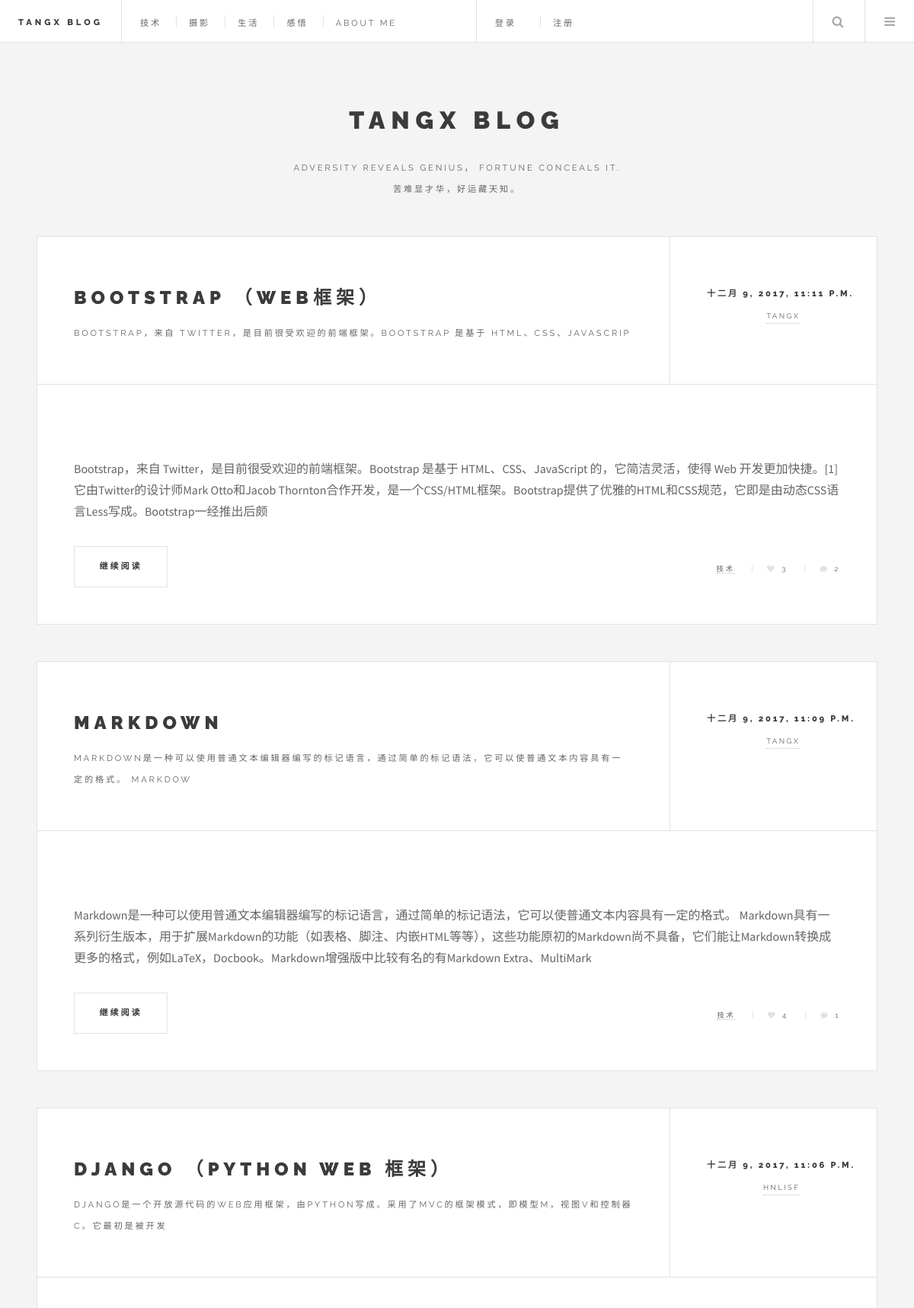
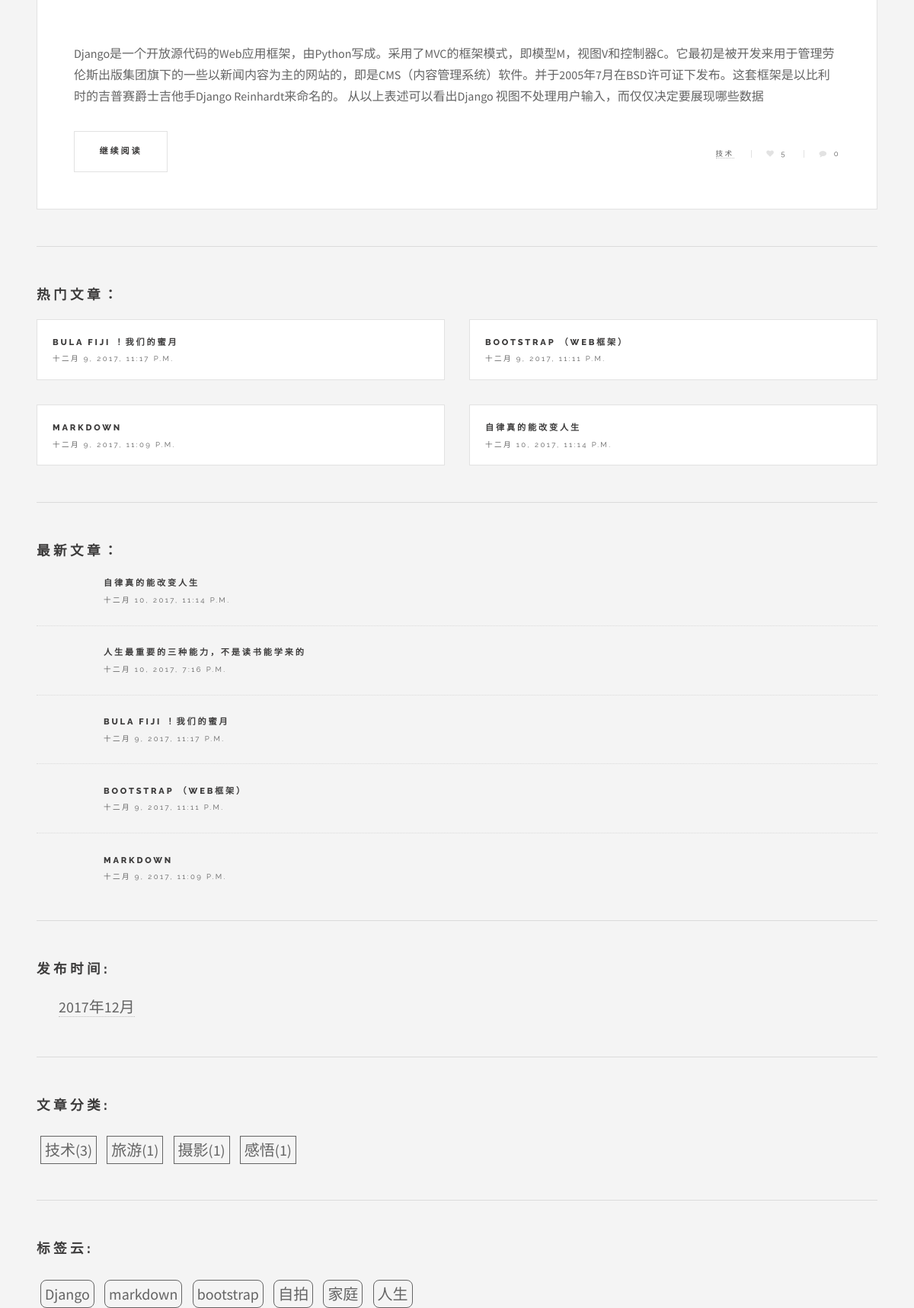
Page /category/1/ (upper part) on the committed database (2 pictures, top to bottom).
### blog/models.py (models this page shows, shortened)
class Post(models.Model):
    title = models.CharField(max_length=100)
    body = models.TextField()
    created_time = models.DateTimeField(auto_now_add=True)
    modified_time = models.DateTimeField(auto_now=True)
    excerpt = models.CharField(max_length=200,blank=True)
    category = models.ForeignKey('Category')
    tags = models.ManyToManyField('Tag')
    author = models.ForeignKey(User)
    views = models.PositiveIntegerField(default=0)
    img = models.ImageField(upload_to='avatar/post/%Y/%m/%d/',default='post.jpg')
    class Meta:
        ordering=['-created_time']
    def get_absolute_url(self):
        return reverse('blog:detail',kwargs={'pk':self.pk})

class Category(models.Model):
    name = models.CharField(max_length=30)
    def __str__(self):
        return self.name

class Tag(models.Model):
    name = models.CharField(max_length=30)

### users/models.py (models this page shows)
class User(AbstractUser):
    nickname = models.CharField(max_length=64,unique=True,db_index=True,verbose_name='昵称')
    signature = models.CharField(max_length=128,default='这家伙很懒什么都没有留下',verbose_name='个性签名')
    headshot = models.ImageField(upload_to='avatar/headshot/%Y/%m/%d/', default='default.jpg',verbose_name='头像')
    class Meta(AbstractUser.Meta):
        pass
    def __str__(self):
        return self.username

### blog/views.py (the view)
# urls.py: url('^category/(?P<pk>\d+)/$',CategoryView.as_view(),name='category'),
class CategoryView (IndexView):
    def get_queryset(self):
        cate = get_object_or_404(Category, pk=self.kwargs.get('pk'))
        return super().get_queryset().filter(category=cate)

### blog/templatetags/blog_tags.py (called while the page is built)
@register.simple_tag
def get_recent_post(num=5):
    return Post.objects.all().order_by('-created_time')[:num]

@register.simple_tag
def get_hot_post(num=4):
    return Post.objects.annotate(num_comments=Count('comment')).order_by('-num_comments')[:num]

@register.simple_tag
def archives():
    return Post.objects.dates('created_time','month',order='DESC')

@register.simple_tag
def get_category():
    return Category.objects.annotate(num_post=Count('post')).filter(num_post__gt=0)

@register.simple_tag
def get_tags():
    return Tag.objects.annotate(num_post=Count('post')).filter(num_post__gt=0)

### templates/blog/index.html (shortened to what this page needs)
{% extends 'blog/base.html' %}
{% block main %}
                        {% for post in post_list %}
                            <article class="post">
								<header>
									<div class="title">
										<h2><a href="{{ post.get_absolute_url }}">{{ post.title }}</a></h2>
										<p>{{ post.excerpt }}</p>
									</div>
									<div class="meta">
										<time class="published" datetime="2015-10-22">{{ post.created_time }}</time>
										<a href="#" class="author"><span class="name">{{ post.author }}</span><img src="{{ post.author.headshot.url }}" alt="" /></a>
									</div>
								</header>
								<p>{{ post.body | truncatechars:210 }}</p>
								<footer>
									<ul class="actions">
										<li><a href="{{ post.get_absolute_url }}" class="button big">继续阅读</a></li>
									</ul>
									<ul class="stats">
										<li><a href="{% url 'blog:category' post.category.pk %}">{{ post.category }}</a></li>
										<li><a href="{{ post.get_absolute_url }}" class="icon fa-heart">{{ post.views }}</a></li>
										<li><a href="{{ post.get_absolute_url }}" class="icon fa-comment">{{ post.comment_set.all.count }}</a></li>
									</ul>
								</footer>
							</article>
                        {% empty %}
                            暂无文章收录
                        {% endfor %}
{% endblock %}

### templates/blog/base.html (shortened to what this page needs)
{% load static %}
{% load blog_tags %}
<!DOCTYPE HTML>
<html>
	<head>
		<link rel="stylesheet" href="{% static 'assets/css/main.css'%}" />
        <link rel="stylesheet" href="{% static 'assets/highlights/github.css' %}">
	</head>
	<body>
			<div id="wrapper">
					<header id="header">
						<h1><a href="{% url 'blog:index' %}">Tangx Blog</a></h1>
						<nav class="links">
							<ul>
								<li><a href="{% url 'blog:category' 1 %}">技术</a></li>
								<li><a href="{% url 'photo:show' %}">摄影</a></li>
								<li><a href="#">生活</a></li>
								<li><a href="{% url 'blog:category' 5 %}">感悟</a></li>
								<li><a href="#">About Me</a></li>
							</ul>
						</nav>
                        <nav class="links usernav">
                           <ul>
                               {% if user.is_authenticated  %}
                                <li class="cl-effect-11"><a href="#"><img src="{{ user.headshot.url }} " height="30" width="30"/></a></li>
                                <li class="cl-effect-11"><a href="#" data-hover="{{ user.username }}">{{ user.username }}</a></li>
                                <li class="cl-effect-11"><a href="{% url 'logout' %}?next={{ request.path }}" data-hover="注销">注销</a></li>
                                <li class="cl-effect-11"><a href="{% url 'password_change' %}?next={{ request.path }}" data-hover="修改密码">修改密码</a></li>
                                 <li class="cl-effect-11"><a href="{% url 'blog:pubpost' user.pk %}" data-hover="发布">发布</a></li>
                            {% else %}
                                <li class="cl-effect-11" id="mylogin" style="width: 40px" >
                                    <a id='mylogina'style="width:36px;cursor: pointer;display: inline-block" >登录</a>
                                </li>
                                <li class="cl-effect-11"><a href="{% url 'users:register' %}?next={{ request.path }}" data-hover="注册">注册</a></li>
                            {% endif %}
                           </ul>
						</nav>
						<nav class="main">
							<ul>
								<li class="search">
									<a class="fa-search" href="#search">Search</a>
								</li>
								<li class="menu">
									<a class="fa-bars" href="#menu">Menu</a>
								</li>
							</ul>
						</nav>
					</header>
					<div id="main">
                        {% block main %}
                        {% endblock %}
					</div>
					<section id="sidebar">
							<section id="intro">
								<header>
									<h2>TANGX BLOG</h2>
									<p>Adversity reveals genius， fortune conceals it.<br>苦难显才华，好运藏天知。</p>
								</header>
							</section>
							<section>
                                <h2>热门文章：</h2>
								<div class="mini-posts">
										{% get_hot_post as hot_post_list%}
                                        {% for hot_post in hot_post_list %}
                                            <article class="mini-post">
											<header>
												<h3><a href="{{ hot_post.get_absolute_url }}">{{ hot_post.title }}</a></h3>
												<time class="published" datetime="{{ hot_post.created_time }}">{{ hot_post.created_time }}</time>
											</header>
										    </article>
                                        {% empty %}
                                            暂无blog文章发表
                                        {% endfor %}
								</div>
							</section>
							<section>
                                <h2>最新文章：</h2>
								<ul class="posts">
                                    {% get_recent_post as recent_post_list%}
                                        {% for recent_post in recent_post_list %}
                                           <li>
                                                <article>
                                                    <header>
                                                        <h3><a href="{{ recent_post.get_absolute_url }}">{{ recent_post.title }}</a></h3>
                                                        <time class="published" datetime="{{ recent_post.created_time }}">{{ recent_post.created_time }}</time>
                                                    </header>
                                                </article>
                                           </li>
                                        {% empty %}
                                            暂无blog文章发表
                                        {% endfor %}
								</ul>
							</section>
                           <section>
                               {% archives as date_list %}
                                <h2>发布时间:</h2>
                               <ul class="mysection ">
                                   {% for date in date_list %}
                                       <li><a href="{% url 'blog:archives' date.year date.month %}" style="font-size: 20px">{{ date.year }}年{{ date.month }}月</a></li>
                                   {% empty %}
                                       暂无时间分类
                                   {% endfor %}
                               </ul>
                           </section>
                           <section class="mysection mytag">
                               {% get_category as cate_list %}
                               <h2>文章分类:</h2>
                                <div>
                                   {% for cate in cate_list %}
                                      <li>
                                          <a href="{% url 'blog:category' cate.pk %}" >{{ cate.name }}<span>({{ cate.num_post }})</span></a>
                                      </li>
                                   {% empty %}
                                       暂无时间分类
                                   {% endfor %}
                                </div>
                           </section>
                           <section class="mysection mytag">
                               {% get_tags as tags_list %}
                               <h2>标签云:</h2>
                                <div>
                                   {% for tag in tags_list %}
                                      <li >
                                          <a href="{% url 'blog:tags' tag.pk %}" style="border-radius: 8px">{{ tag.name }}</a>
                                      </li>
                                   {% empty %}
                                       暂无时间分类
                                   {% endfor %}
                                </div>
                           </section>
					</section>
			</div>
	</body>
</html>

### templates/blog/base.html (style rules this page uses)
.mysection li { list-style: none }
.mysection a { margin: 5px;font-size: 20px; }
.mytag a { border: 1px solid;padding: 5px; }
.mytag li { display: inline-block;margin-top: 10px }
#mylogin { width: 30px;height: 56px }

### rows in the picture
Post: title "BOOTSTRAP （WEB框架）", excerpt "BOOTSTRAP，来自 TWITTER，是目前很受欢迎的前端框架。BOOTSTRAP 是基于 HTML、CSS、JAVASCRIP", created_time "十二月 9, 2017, 11:11 P.M.", author "TANGX", body "Bootstrap，来自 Twitter，是目前很受欢迎的前端框架。Bootstrap 是基于 HTML、CSS、JavaScript 的，它简洁灵活，使得 Web 开发更加快捷。[1] 它由Twitter的设计师Mark Otto和Jacob Thornton合作开发，是一个CSS/HTML框架。Bootstrap提供了优雅的HTML和CSS规范，它即是由动态CSS语言Less写成。Bootstrap一经推出后颇", category "技术", views "3", comment_set.all.count "2"
Post: title "MARKDOWN", excerpt "MARKDOWN是一种可以使用普通文本编辑器编写的标记语言，通过简单的标记语法，它可以使普通文本内容具有一定的格式。 MARKDOW", created_time "十二月 9, 2017, 11:09 P.M.", author "TANGX", body "Markdown是一种可以使用普通文本编辑器编写的标记语言，通过简单的标记语法，它可以使普通文本内容具有一定的格式。 Markdown具有一系列衍生版本，用于扩展Markdown的功能（如表格、脚注、内嵌HTML等等），这些功能原初的Markdown尚不具备，它们能让Markdown转换成更多的格式，例如LaTeX，Docbook。Markdown增强版中比较有名的有Markdown Extra、MultiMark", category "技术", views "4", comment_set.all.count "1"
Post: title "DJANGO （PYTHON WEB 框架）", excerpt "DJANGO是一个开放源代码的WEB应用框架，由PYTHON写成。采用了MVC的框架模式，即模型M，视图V和控制器C。它最初是被开发", created_time "十二月 9, 2017, 11:06 P.M.", author "HNLISF", body "Django是一个开放源代码的Web应用框架，由Python写成。采用了MVC的框架模式，即模型M，视图V和控制器C。它最初是被开发来用于管理劳伦斯出版集团旗下的一些以新闻内容为主的网站的，即是CMS（内容管理系统）软件。并于2005年7月在BSD许可证下发布。这套框架是以比利时的吉普赛爵士吉他手Django Reinhardt来命名的。 从以上表述可以看出Django 视图不处理用户输入，而仅仅决定要展现哪些数据", category "技术", views "5", comment_set.all.count "0"
Post: title "BULA FIJI ！我们的蜜月", created_time "十二月 9, 2017, 11:17 P.M."
Post: title "自律真的能改变人生", created_time "十二月 10, 2017, 11:14 P.M."
Post: title "人生最重要的三种能力，不是读书能学来的", created_time "十二月 10, 2017, 7:16 P.M."
Category: name "技术", num_post "3"
Category: name "旅游", num_post "1"
Category: name "摄影", num_post "1"
Category: name "感悟", num_post "1"
Tag: name "Django"
Tag: name "markdown"
Tag: name "bootstrap"
Tag: name "自拍"
Tag: name "家庭"
Tag: name "人生"

### other values in the picture
{{ date.year }} "2017"
{{ date.month }} "12"
